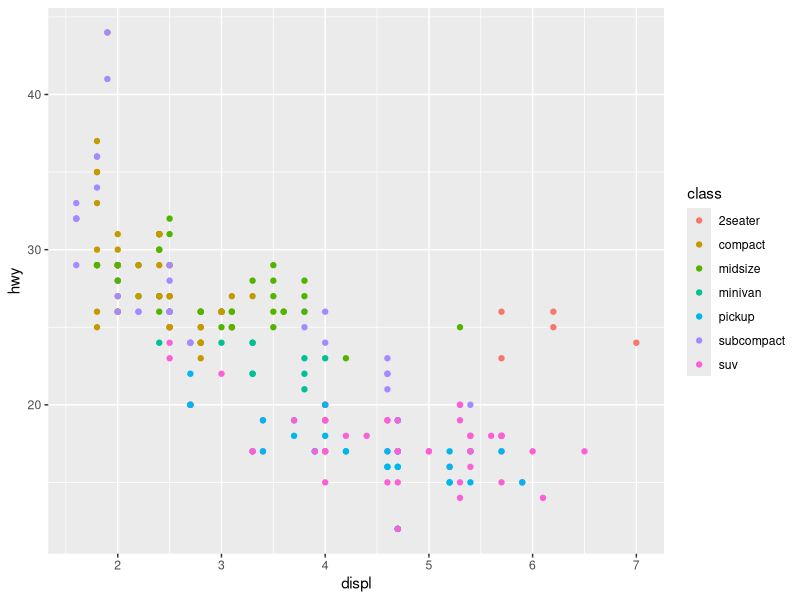
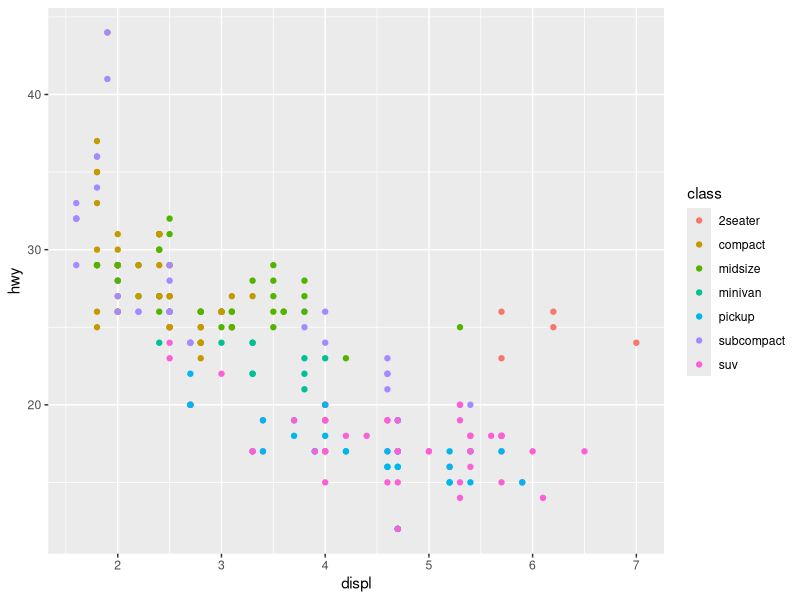

Write the R code that produced these figures, in order.
library(tidyverse)
ggplot(data = mpg) +
  aes(x = displ, y = hwy, color = class) +
  geom_point()
ggsave("my_first_plot.png")